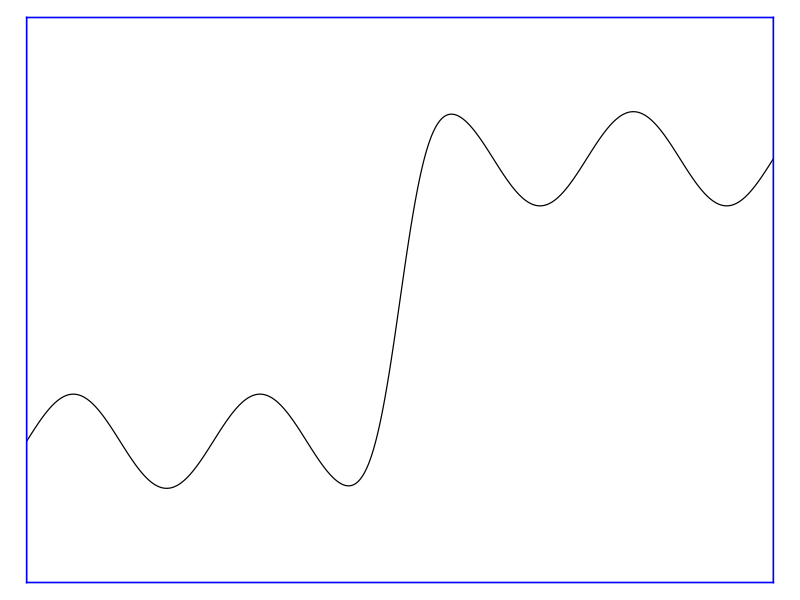
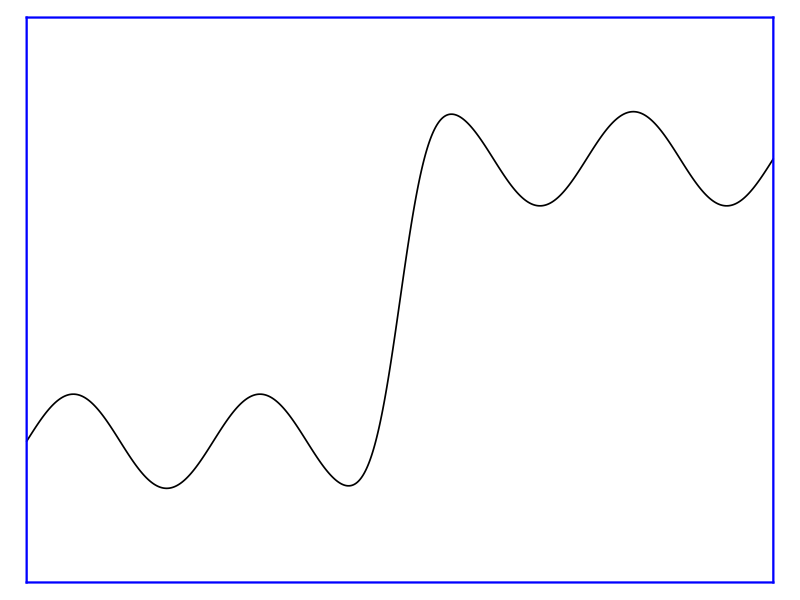
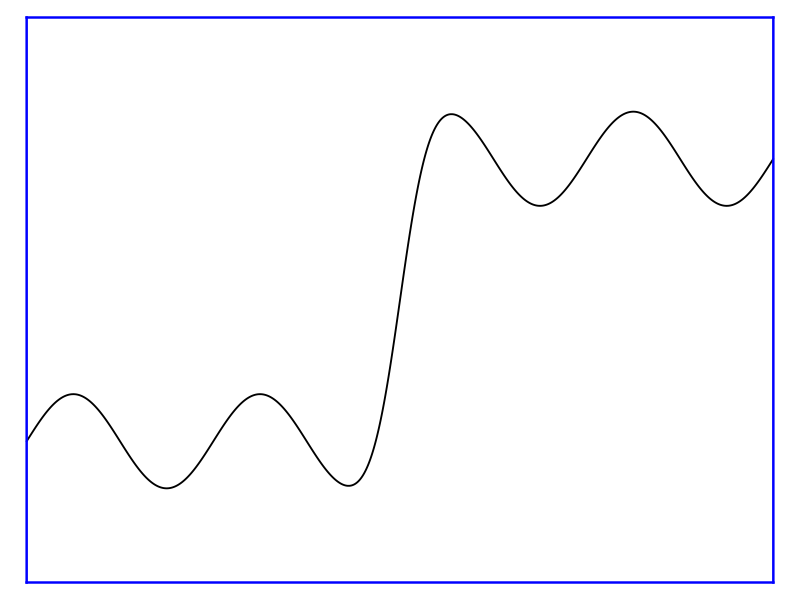
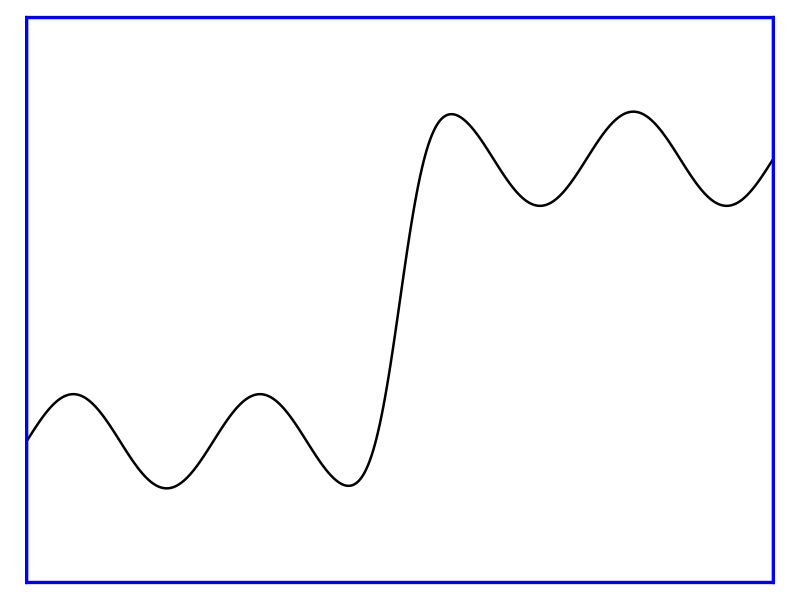
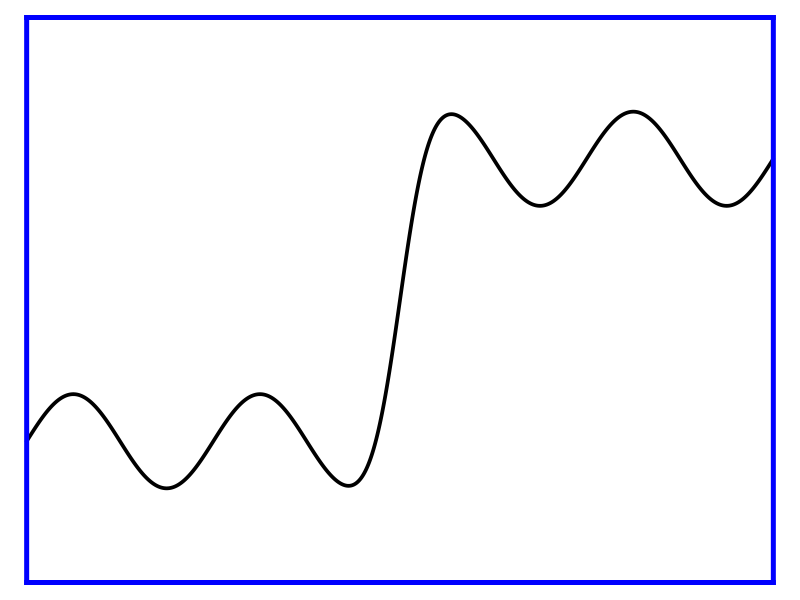
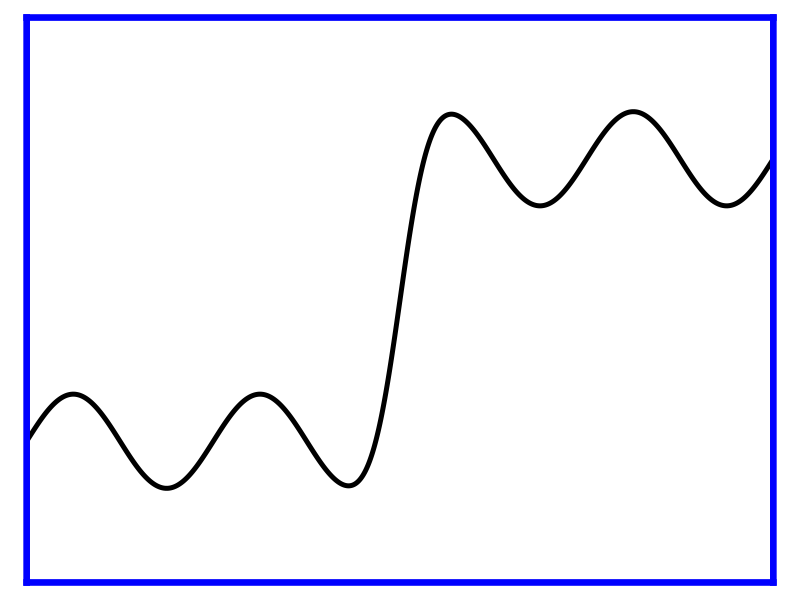
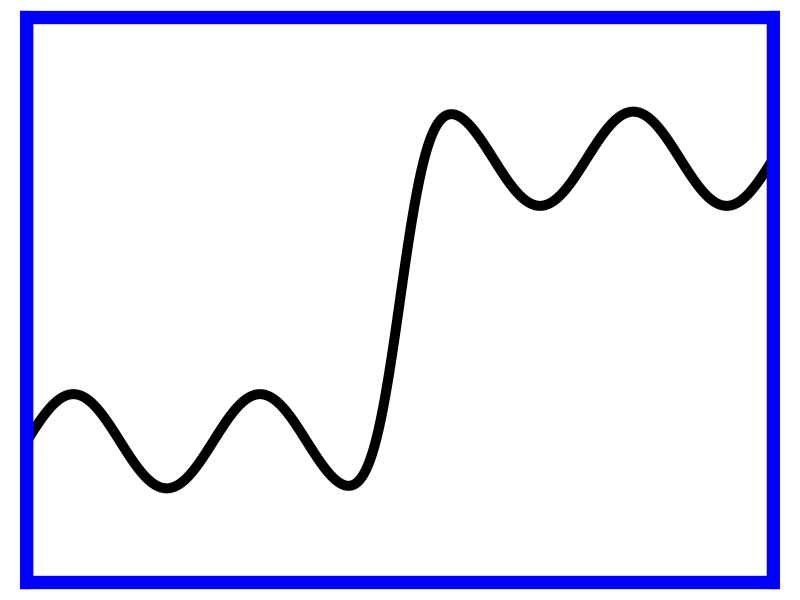

R code for these plots, in order:
t <- seq(0,8*pi,.01)
w <- pnorm(t, 4*pi, .7)
n <- length(t)
pitchDiff <- 6
sin1 <- sin(t) + pitchDiff
sin2 <- sin(t)
x <- sin1 * w + sin2 * (1-w)

pad <- 3

for (sz in c(16,22,24,32,48,64,128)) {
  lineWidth <- 15 * sz/200
  outlineWidth <- 20 * sz/200
  png(sprintf("~/code/tonioni/icons/tony-%ix%i.png",sz,sz), width = sz, height = sz, bg="transparent")
  par(mar=c(0,0,0,0))
  plot(t, x, type='l', 
       lwd=lineWidth*3, bty='n', xaxt='n', yaxt='n',
       ylim = c(-pad, pitchDiff+pad) + c(1,-1)*0.1,
       xlim = c(0, 8*pi) + c(1,-1)*0.1,
       col="white")
  lines(t, x, 
        lwd=lineWidth, col = "black")
  lines(c(0,0),c(-pad,pitchDiff+pad), lwd=outlineWidth, col = 'blue', lend=2)
  lines(c(0,0)+8*pi,c(-pad,pitchDiff+pad), lwd=outlineWidth, col = 'blue', lend=2)
  lines(c(0,8*pi),c(0,0)+pitchDiff+pad, lwd=outlineWidth, col = 'blue', lend=2)
  lines(c(0,8*pi),c(0,0)-pad, lwd=outlineWidth, col = 'blue', lend=2)
  dev.off()
}

